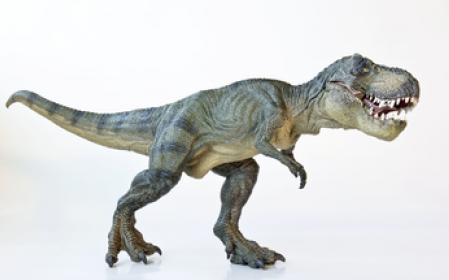
#> input picture images/trex.png, 449 x 280 px
$ python blurring.py --image ../images/trex.png
#> lines starting #> are read from the running program, lines starting #| are printed output that depends on the picture
import numpy as np
import argparse
import cv2

ap = argparse.ArgumentParser()
ap.add_argument("-i", "--image", required = True,
    help = "Path to the image")
args = vars(ap.parse_args())

image = cv2.imread(args["image"])
#> image is the input picture: shape (280, 449, 3); mean B, G, R 214, 214.7, 213.2
cv2.imshow("Original", image)

blurred = np.hstack([
    cv2.blur(image, (3, 3)),
    cv2.blur(image, (5, 5)),
    cv2.blur(image, (7, 7))])
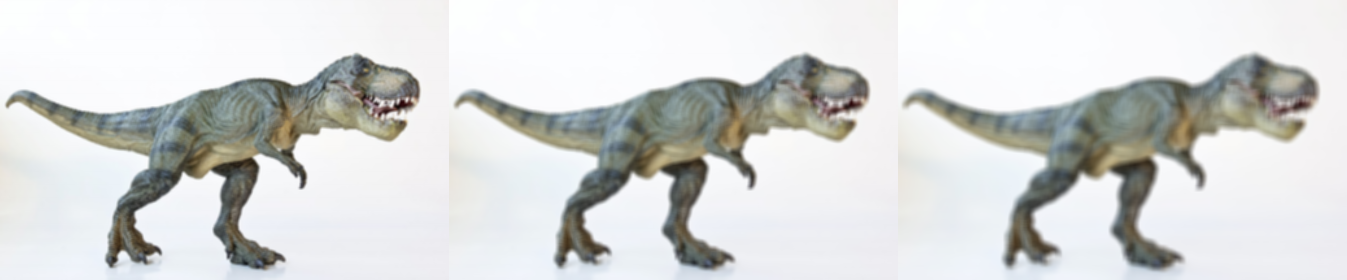
#> blurred: shape (280, 1347, 3); mean B, G, R 214, 214.7, 213.3
cv2.imshow("Averaged", blurred)
cv2.waitKey(0)

blurred = np.hstack([
    cv2.GaussianBlur(image, (3, 3), 0),
    cv2.GaussianBlur(image, (5, 5), 0),
    cv2.GaussianBlur(image, (7, 7), 0)])
cv2.imshow("Gaussian", blurred)
cv2.waitKey(0)

blurred = np.hstack([
    cv2.medianBlur(image, 3),
    cv2.medianBlur(image, 5),
    cv2.medianBlur(image, 7)])
cv2.imshow("Median", blurred)
cv2.waitKey(0)

blurred = np.hstack([
    cv2.bilateralFilter(image, 5, 21, 21),
    cv2.bilateralFilter(image, 7, 31, 31),
    cv2.bilateralFilter(image, 9, 101, 101)])
cv2.imshow("Bilateral", blurred)
cv2.waitKey(0)
